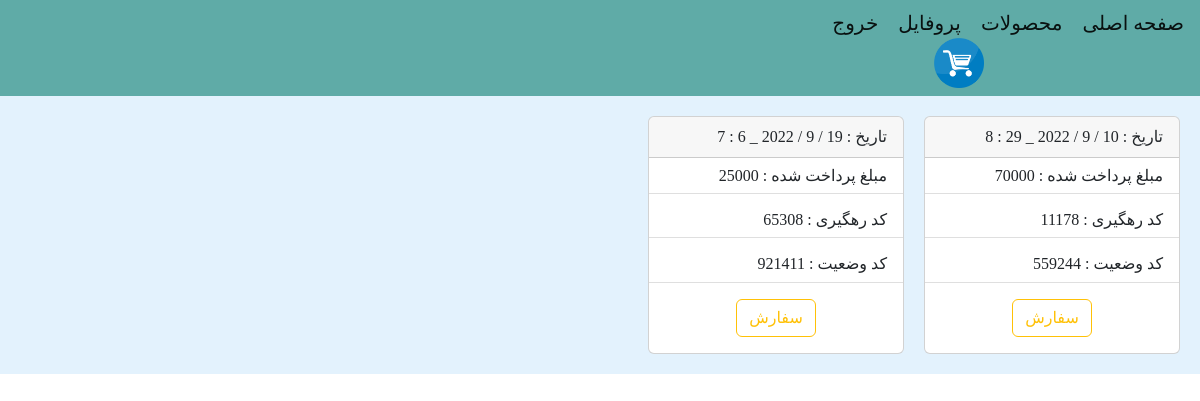
Screenshot of /orders/payment_user/17/ (signed in) with the database file from the repository.
### orders/models.py (models this page shows, shortened)
class PaymentModel(models.Model):
    user = models.ForeignKey(User, on_delete=models.CASCADE)
    order = models.ForeignKey(OrdersModel, on_delete=models.CASCADE)
    statues_code = models.IntegerField(default=None)
    tracking_code = models.IntegerField(default=None)
    date = models.DateTimeField(auto_now_add=True)

class OrdersModel(models.Model):
    pay = models.BooleanField(default=False)
    user = models.ForeignKey(User, on_delete=models.CASCADE, related_name='ouser')
    total_price = models.IntegerField()
    tracking_code = models.IntegerField(default=None)
    order_statues = models.CharField(max_length=300, choices=[
        ('در حال پردازش', 'در حال پردازش'),
        ('در حال ارسال به مقصد', 'در حال ارسال به مقصد'),
        ('تحویل داده شده', 'تحویل داده شده')
    ], default='در حال پردازش')
    order_date_update = models.DateTimeField(auto_now=True)
    order_date_create = models.DateTimeField(auto_now_add=True)

### orders/views.py (the view)
# urls.py: path('payment_user/<int:user_id>/', views.PaymentUserView.as_view(), name='payment_user'),
class PaymentUserView(View, LoginRequiredMixin):
    def get(self, request, user_id):
        user = User.object.get(pk=user_id)
        payments = PaymentModel.objects.filter(user=user)
        return render(request, 'orders/payment_user.html', {'payments': payments})

### orders/templates/orders/payment_user.html (shortened to what this page needs)
{% extends 'base.html' %}
{% block contant %}
    {% for payment in payments %}
        <div class="card" style="width: 16rem;">
            <div class="card-header">تاریخ : {{ payment.date.day }} / {{ payment.date.month }}
                / {{ payment.date.year }} _ {{ payment.date.minute }} : {{ payment.date.hour }}</div>
            <div class="list-group list-group-flush">
                <h6 class="list-group-item">مبلغ پرداخت شده : {{ payment.order.total_price }}</h6>
                <h6 class="list-group-item">کد رهگیری : {{ payment.tracking_code }}</h6>
                <h6 class="list-group-item">کد وضعیت : {{ payment.statues_code }}</h6>
                <h6 class="list-group-item" style="text-align: center"><a class="btn btn-outline-warning"
                        href="{% url 'orders:payment_order' payment.order.id %}">سفارش</a></h6>
            </div>
        </div>
    {% endfor %}
{% endblock %}

### rows the page displays
PaymentModel: date.day "10", date.month "9", date.year "2022", date.hour "8", order.total_price "70000", tracking_code "11178", statues_code "559244"
PaymentModel: date.day "19", date.month "9", date.year "2022", date.hour "7", order.total_price "25000", tracking_code "65308", statues_code "921411"
